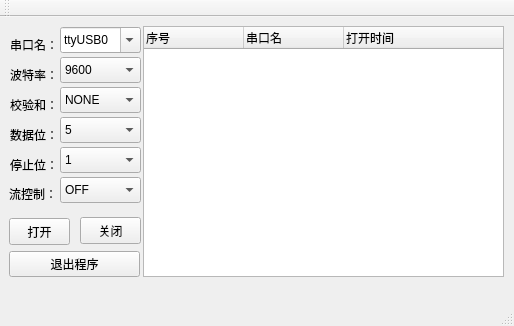
<?xml version="1.0" encoding="UTF-8"?>
<ui version="4.0">
 <class>MainWindow</class>
 <widget class="QMainWindow" name="MainWindow">
  <property name="geometry">
   <rect>
    <x>0</x>
    <y>0</y>
    <width>514</width>
    <height>326</height>
   </rect>
  </property>
  <property name="windowTitle">
   <string>MainWindow</string>
  </property>
  <widget class="QWidget" name="centralWidget">
   <widget class="QLabel" name="label">
    <property name="geometry">
     <rect>
      <x>10</x>
      <y>20</y>
      <width>48</width>
      <height>16</height>
     </rect>
    </property>
    <property name="text">
     <string>串口名：</string>
    </property>
   </widget>
   <widget class="QLabel" name="label_2">
    <property name="geometry">
     <rect>
      <x>10</x>
      <y>50</y>
      <width>48</width>
      <height>16</height>
     </rect>
    </property>
    <property name="text">
     <string>波特率：</string>
    </property>
   </widget>
   <widget class="QLabel" name="label_3">
    <property name="geometry">
     <rect>
      <x>10</x>
      <y>80</y>
      <width>48</width>
      <height>16</height>
     </rect>
    </property>
    <property name="text">
     <string>校验和：</string>
    </property>
   </widget>
   <widget class="QLabel" name="label_4">
    <property name="geometry">
     <rect>
      <x>10</x>
      <y>110</y>
      <width>48</width>
      <height>16</height>
     </rect>
    </property>
    <property name="text">
     <string>数据位：</string>
    </property>
   </widget>
   <widget class="QLabel" name="label_5">
    <property name="geometry">
     <rect>
      <x>10</x>
      <y>140</y>
      <width>48</width>
      <height>16</height>
     </rect>
    </property>
    <property name="text">
     <string>停止位：</string>
    </property>
   </widget>
   <widget class="QLabel" name="label_6">
    <property name="geometry">
     <rect>
      <x>9</x>
      <y>169</y>
      <width>48</width>
      <height>16</height>
     </rect>
    </property>
    <property name="text">
     <string>流控制：</string>
    </property>
   </widget>
   <widget class="QComboBox" name="serialComboBox">
    <property name="geometry">
     <rect>
      <x>60</x>
      <y>10</y>
      <width>81</width>
      <height>26</height>
     </rect>
    </property>
    <property name="editable">
     <bool>true</bool>
    </property>
    <item>
     <property name="text">
      <string>ttyUSB0</string>
     </property>
    </item>
    <item>
     <property name="text">
      <string>tyyS0</string>
     </property>
    </item>
    <item>
     <property name="text">
      <string>tyyS1</string>
     </property>
    </item>
    <item>
     <property name="text">
      <string>tyyS2</string>
     </property>
    </item>
    <item>
     <property name="text">
      <string>pts/3</string>
     </property>
    </item>
   </widget>
   <widget class="QComboBox" name="baudComboBox">
    <property name="geometry">
     <rect>
      <x>60</x>
      <y>40</y>
      <width>81</width>
      <height>26</height>
     </rect>
    </property>
    <item>
     <property name="text">
      <string>9600</string>
     </property>
    </item>
    <item>
     <property name="text">
      <string>19200</string>
     </property>
    </item>
    <item>
     <property name="text">
      <string>38400</string>
     </property>
    </item>
    <item>
     <property name="text">
      <string>115200</string>
     </property>
    </item>
   </widget>
   <widget class="QComboBox" name="parityComboBox">
    <property name="geometry">
     <rect>
      <x>60</x>
      <y>70</y>
      <width>81</width>
      <height>26</height>
     </rect>
    </property>
    <item>
     <property name="text">
      <string>NONE</string>
     </property>
    </item>
    <item>
     <property name="text">
      <string>EVEN</string>
     </property>
    </item>
    <item>
     <property name="text">
      <string>ODD</string>
     </property>
    </item>
   </widget>
   <widget class="QComboBox" name="dataBitComboBox">
    <property name="geometry">
     <rect>
      <x>60</x>
      <y>100</y>
      <width>81</width>
      <height>26</height>
     </rect>
    </property>
    <item>
     <property name="text">
      <string>5</string>
     </property>
    </item>
    <item>
     <property name="text">
      <string>6</string>
     </property>
    </item>
    <item>
     <property name="text">
      <string>7</string>
     </property>
    </item>
    <item>
     <property name="text">
      <string>8</string>
     </property>
    </item>
   </widget>
   <widget class="QComboBox" name="stopBitComboBox">
    <property name="geometry">
     <rect>
      <x>60</x>
      <y>130</y>
      <width>81</width>
      <height>26</height>
     </rect>
    </property>
    <item>
     <property name="text">
      <string>1</string>
     </property>
    </item>
    <item>
     <property name="text">
      <string>1.5</string>
     </property>
    </item>
    <item>
     <property name="text">
      <string>2</string>
     </property>
    </item>
   </widget>
   <widget class="QComboBox" name="flowControlComboBox">
    <property name="geometry">
     <rect>
      <x>60</x>
      <y>160</y>
      <width>81</width>
      <height>26</height>
     </rect>
    </property>
    <item>
     <property name="text">
      <string>OFF</string>
     </property>
    </item>
    <item>
     <property name="text">
      <string>XONXOFF</string>
     </property>
    </item>
    <item>
     <property name="text">
      <string>HARDWARE</string>
     </property>
    </item>
   </widget>
   <widget class="QTreeWidget" name="treeWidget">
    <property name="geometry">
     <rect>
      <x>143</x>
      <y>9</y>
      <width>361</width>
      <height>251</height>
     </rect>
    </property>
    <column>
     <property name="text">
      <string>序号</string>
     </property>
    </column>
    <column>
     <property name="text">
      <string>串口名</string>
     </property>
    </column>
    <column>
     <property name="text">
      <string>打开时间</string>
     </property>
    </column>
   </widget>
   <widget class="QPushButton" name="openPushButton">
    <property name="geometry">
     <rect>
      <x>9</x>
      <y>201</y>
      <width>61</width>
      <height>27</height>
     </rect>
    </property>
    <property name="text">
     <string>打开</string>
    </property>
   </widget>
   <widget class="QPushButton" name="closePushButton">
    <property name="geometry">
     <rect>
      <x>80</x>
      <y>200</y>
      <width>61</width>
      <height>27</height>
     </rect>
    </property>
    <property name="text">
     <string>关闭</string>
    </property>
   </widget>
   <widget class="QPushButton" name="exitPushButton">
    <property name="geometry">
     <rect>
      <x>9</x>
      <y>234</y>
      <width>131</width>
      <height>26</height>
     </rect>
    </property>
    <property name="text">
     <string>退出程序</string>
    </property>
   </widget>
  </widget>
  <widget class="QMenuBar" name="menuBar">
   <property name="geometry">
    <rect>
     <x>0</x>
     <y>0</y>
     <width>514</width>
     <height>22</height>
    </rect>
   </property>
  </widget>
  <widget class="QToolBar" name="mainToolBar">
   <attribute name="toolBarArea">
    <enum>TopToolBarArea</enum>
   </attribute>
   <attribute name="toolBarBreak">
    <bool>false</bool>
   </attribute>
  </widget>
  <widget class="QStatusBar" name="statusBar"/>
 </widget>
 <layoutdefault spacing="6" margin="11"/>
 <resources/>
 <connections/>
</ui>
